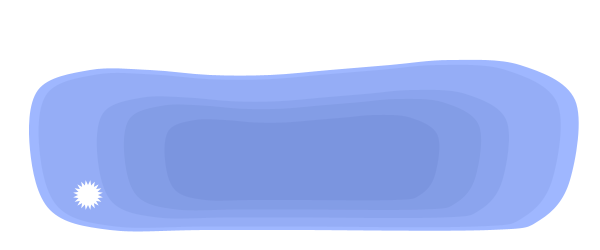
Frame 1 (no input)
Frame 60 (the mouse pressed at the canvas centre just before this capture): identical to frame 1, image omitted
Frame 120 (the mouse held since frame 60 and released just before this capture): identical to frame 1, image omitted

The Processing sketch that drew this single still picture (run headless with seeded random() and noise(); from frame 60 on, the mouse is pressed at the canvas centre):

// Processing sketch: processing_119845
// ── processing_119845.pde

//global variables
int i;
int x=100;
boolean vir = true;
int sx = 300;
int sy = 230;
int ax = 390;
int ay = 230;
int bx = 210;
int by = 230;
int cx = 110;
int cy = 230;
int dx = 50;
int dy = 210;
int ex = 30;
int ey = 150;
int fx = 38;
int fy = 90;
int gx = 90;
int gy = 70;
int hx = 150;
int hy = 70;
int ix = 210;
int iy = 75;
int jx = 270;
int jy = 75;
int kx = 330;
int ky = 70;
int lx = 390;
int ly = 65;
int mx = 450;
int my = 60;
int nx = 520;
int ny = 65;
int ox = 575;
int oy = 100;
int px = 570;
int py = 180;
int qx = 540;
int qy = 220;
int rx = 490;
int ry = 230;
int maxY=200;// the value where each vertex of the curve will reach
int vertx [] = //current vertex curve
{sx,sy,ax,ay,bx,by,cx,cy,dx,dy,ex,ey,fx,fy,gx,gy,hx,hy,
ix,iy,jx,jy,kx,ky,lx,ly,mx,my,nx,ny,ox,oy,px,py,qx,qy,rx,ry,};
int vertxOrig [] = //original vertex curve
{sx,sy, ax,ay,bx,by,cx,cy,dx,dy,ex,ey,fx,fy,gx,gy,hx,hy,
ix,iy,jx,jy,kx,ky,lx,ly,mx,my,nx,ny,ox,oy,px,py,qx,qy,rx,ry};
int vertxMax [] = //original vertex curve
{sx,sy,ax,ay,bx,by,cx,cy,dx,dy,ex,ey,fx,fy,gx,maxY,hx,maxY,
ix,maxY,jx,maxY,kx,maxY,lx,maxY,mx,maxY,nx,maxY,ox,maxY,px,maxY,qx,qy,rx,ry};
int mCx;// variable to store mouseX value when mouse clicked
float easingVirus= 0.3;
float easingUp= 0.01;
float easingDown= 0.05;
float offset;// to store the value of the dist between mCx and the vertexs
void setup()
{
size(600,250);
frameRate(15);// to make it slower
}
void draw()
{
background (255); // to have a new draw every frame
noStroke ();
smooth ();
//CURVE 3
pushMatrix ();
translate (150,85);
scale (0.5);
fill (9,20,40,20);
kurve ();
popMatrix ();
//CURVE 2
pushMatrix ();
translate (105,60);
scale (0.65);
fill (9,20,40,20);
kurve ();
popMatrix ();
//CURVE 1
pushMatrix ();
translate (75,45);
scale (0.75);
fill (9,20,40,20);
kurve ();
popMatrix ();
//CURVE thickness
pushMatrix ();
translate (11,8);
scale (0.95);
fill (9,20,40,20);
kurve ();
popMatrix ();
//CURVE 0
fill (51,102,255,120);
kurve ();// curve shape created as a function to be able to repeat it
if(vir)
{
  star(x-12, 195, 15, 10, 20); 
}
 for (i=14; i<=28; i+=2) // it's going out of the chart because of the i+=2 
  {
    float offset = dist (vertx[i],0,mCx,0); 
    //distance between the mouse click and the vertex in x
   if (offset <=30) // to see which point will move
     {
      vertx [i+1] += (vertxMax[i+1] - vertx[i+1])* easingDown;
      // to move the vertex in y slowly
      x += (vertx[i] -x)*easingVirus;
      star(x-12, 195, 15, 10, 20); //virus in star shape
      }
   else
     {
      vertx [i+1] -= (vertx [i+1] - vertxOrig [i+1])* easingUp;
     }
  } 
}
void mouseClicked ()
{
if (mouseX >= 60 && mouseX <= 550 && mouseY>=70 && mouseY <= 230)
 {
     mCx =mouseX;
     vir=false;
 }
}
void kurve()// this si the first step but I created a function to write less lines in the code
{
beginShape ();
curveVertex (vertx[0],vertx[1]);//beginning vertex
// now for loop to get the in between vertex
  for (i=0; i< vertx.length; i+=2)
    {
    curveVertex (vertx[i],vertx[i+1]);
    //ellipse (vertx[i],vertx[i+1],2,2);//to help me visualize
    }
  curveVertex (vertx[0],vertx[1]); // end of the shape
curveVertex (vertx[0],vertx[1]); //end vertex
endShape ();
}
void star(float x, float y, float radius1, float radius2, int npoints) 
{
  fill (255,255,255);
  float angle = TWO_PI / npoints;
  float halfAngle = angle/2.0;
  beginShape();
  for (float a = 0; a < TWO_PI; a += angle) 
  {
    float sx = x + cos(a) * radius2;
    float sy = y + sin(a) * radius2;
    vertex(sx, sy);
    sx = x + cos(a+halfAngle) * radius1;
    sy = y + sin(a+halfAngle) * radius1;
    vertex(sx, sy);
  }
  endShape(CLOSE);
}
